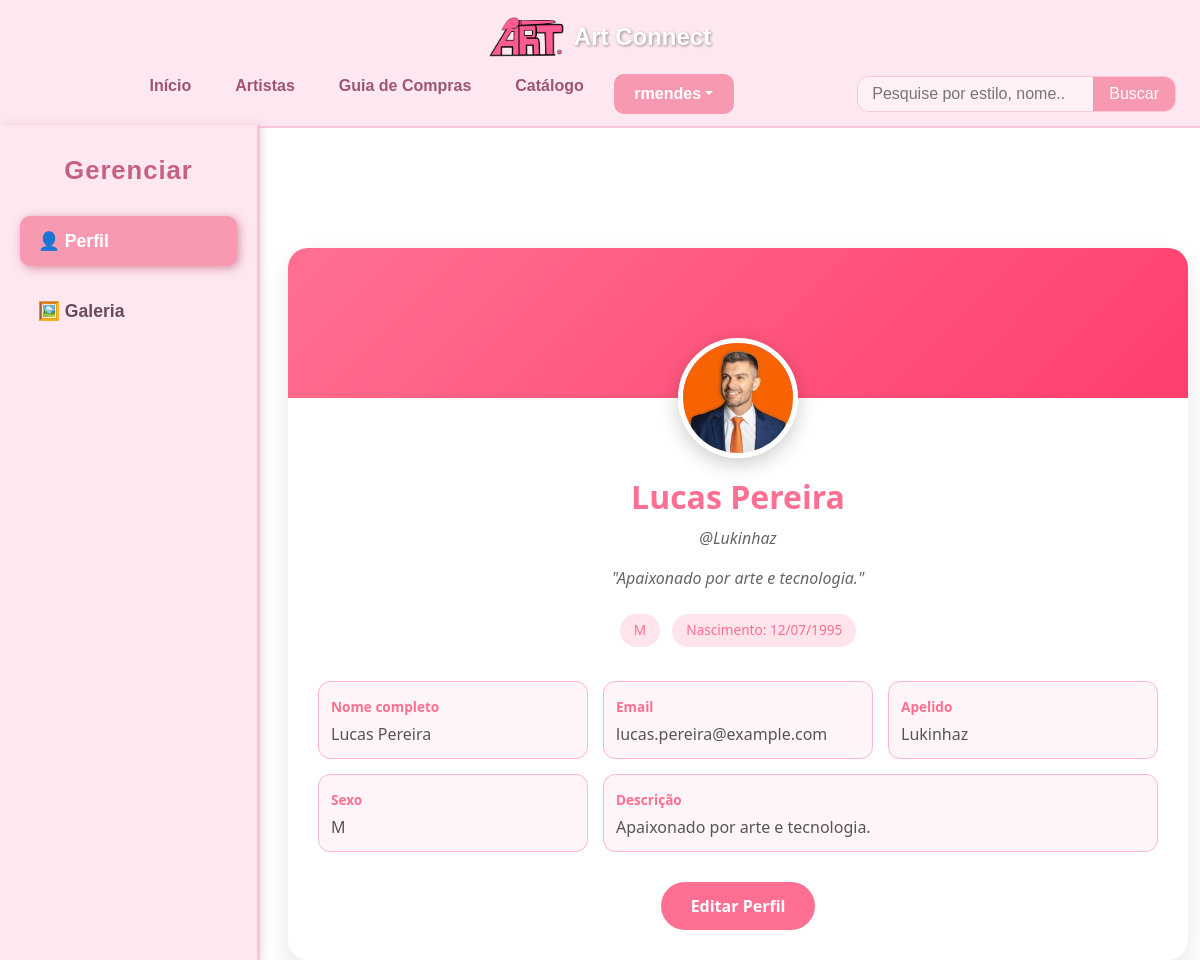
/usuarios/perfil/perfil/usuario.php (signed in), run on the app's committed database.
### tables this page shows
CREATE TABLE IF NOT EXISTS `usuarios` (
  `id` int(11) NOT NULL AUTO_INCREMENT,
  `nome` varchar(100) NOT NULL,
  `nome_social` varchar(100) DEFAULT NULL,
  `email` varchar(100) NOT NULL,
  `senha` varchar(255) NOT NULL,
  `tipo` bit(1) NOT NULL,
  `cpf` varchar(14) NOT NULL,
  `rg` varchar(20) DEFAULT NULL,
  `data_nascimento` date DEFAULT NULL,
  `foto` varchar(255) DEFAULT NULL,
  `status` bit(1) NOT NULL,
  `data_cadastro` datetime NOT NULL,
  `apelido` varchar(50) DEFAULT NULL,
  `sexo` char(1) DEFAULT NULL,
  `descricao` text DEFAULT NULL,
  `cidade` varchar(40) NOT NULL,
  `estado` char(2) NOT NULL,
  `rede_artista` int(11) DEFAULT NULL,
  PRIMARY KEY (`id`),
  UNIQUE KEY `unique_email` (`email`),
  UNIQUE KEY `unique_cpf` (`cpf`),
  KEY `fk_usuario_contato` (`rede_artista`)
);

### usuarios/perfil/perfil/usuario.php (the view, shortened to what this page needs)
<?php
require_once '../../../conexao.php';
$id_usuario = (isset($_GET['id']) && is_numeric($_GET['id'])) ? intval($_GET['id']) : $_SESSION['ID'];
$sql = "SELECT id, nome, apelido, foto, descricao, email, data_nascimento, sexo FROM usuarios WHERE id = $id_usuario LIMIT 1";
$resultado = mysqli_query($conexao, $sql);
$usuario = mysqli_fetch_assoc($resultado);
$data_nascimento_formatada = !empty($usuario['data_nascimento']) ? date('d/m/Y', strtotime($usuario['data_nascimento'])) : '';
$caminho_perfil = '../../../images/perfil/';
$placeholder = '../../../images/assets/img/placeholder-funcionario.png';
$foto_perfil = (!empty($usuario['foto']) && file_exists($caminho_perfil . $usuario['foto']))
               ? $caminho_perfil . $usuario['foto']
               : $placeholder;
?>
<!DOCTYPE html>
<html lang="pt-br">
<head>
  <link href="https://cdn.jsdelivr.net/npm/bootstrap@5.3.2/dist/css/bootstrap.min.css" rel="stylesheet" />
  <link rel="stylesheet" href="../../../css/perfil.css" />
</head>
<body>
  <?php include("../../topo.php"); ?>
  <div class="usuario container-usuario" style="padding-left: 16px;">
    <div class="painel-container">
      <?php include("../navegacao.php"); ?>
      <main class="container">
        <div class="perfil-wrapper">
          <div class="cover">
            <img src="<?= $foto_perfil ?>" alt="Foto de perfil" class="profile-pic" />
          </div>
          <div class="profile-body">
            <h2><?= htmlspecialchars($usuario['nome']) ?></h2>
            <p>@<?= htmlspecialchars($usuario['apelido']) ?></p>
            <?php if (!empty($usuario['descricao'])): ?>
              <p>"<?= htmlspecialchars($usuario['descricao']) ?>"</p>
            <?php endif; ?>
            <div class="badges">
              <span class="badge-custom"><?= htmlspecialchars($usuario['sexo']) ?></span>
              <?php if (!empty($usuario['data_nascimento'])): ?>
                <span class="badge-custom">Nascimento: <?= $data_nascimento_formatada ?></span>
              <?php endif; ?>
            </div>
            <div class="info-grid">
              <?php if ($id_usuario == $_SESSION['ID']): ?>
                <div class="info-item">
                  <label>Nome completo</label>
                  <span><?= htmlspecialchars($usuario['nome']) ?></span>
                </div>
                <div class="info-item">
                  <label>Email</label>
                  <span><?= htmlspecialchars($usuario['email']) ?></span>
                </div>
              <?php endif; ?>
              <div class="info-item">
                <label>Apelido</label>
                <span><?= htmlspecialchars($usuario['apelido']) ?></span>
              </div>
              <div class="info-item">
                <label>Sexo</label>
                <span><?= htmlspecialchars($usuario['sexo']) ?></span>
              </div>
              <?php if (!empty($usuario['descricao'])): ?>
                <div class="info-item" style="grid-column: span 2;">
                  <label>Descrição</label>
                  <span><?= htmlspecialchars($usuario['descricao']) ?></span>
                </div>
              <?php endif; ?>
            </div>
            <?php if ($id_usuario == $_SESSION['ID']): ?>
              <div class="edit-button">
                <a href="editar-perfil.php"><button>Editar Perfil</button></a>
              </div>
            <?php endif; ?>
          </div>
        </div>
      </main>
    </div>
  </div>
</body>
</html>

### css/perfil.css (style rules this page uses)
.perfil-wrapper { max-width: 960px; margin: 0 auto; background: white !important; border-radius: 20px !important; box-shadow: 0 10px 25px rgba(0, 0, 0, 0.1) !important; overflow: hidden !important; margin-top: 40px !important; }
.cover { background: linear-gradient(135deg, #ff6f91, #ff3e6c) !important; height: 150px !important; position: relative !important; display: flex !important; align-items: flex-end !important; justify-content: center !important; }
.profile-pic { position: absolute !important; bottom: -60px !important; width: 120px !important; height: 120px !important; border-radius: 50% !important; border: 5px solid white !important; object-fit: cover !important; box-shadow: 0 6px 20px rgba(0, 0, 0, 0.2) !important; transition: transform 0.3s ease !important; }
.profile-body { padding: 80px 30px 30px !important; text-align: center !important; }
.profile-body h2 { font-weight: 700 !important; color: #ff6f91 !important; }
.profile-body p { margin-top: 10px !important; color: #666 !important; font-style: italic !important; }
.badges { margin-top: 20px !important; }
.badge-custom { display: inline-block !important; background: #ffe4ec !important; color: #ff6f91 !important; padding: 6px 14px !important; border-radius: 999px !important; margin: 4px !important; font-size: 0.85rem !important; font-weight: 500 !important; }
.info-grid { margin-top: 30px !important; display: grid !important; grid-template-columns: repeat(auto-fit, minmax(220px, 1fr)) !important; gap: 15px !important; }
.info-item { background: #fff5f8 !important; border: 1px solid #ffb6c9 !important; border-radius: 12px !important; padding: 12px !important; text-align: left !important; }
.info-item label { font-weight: 600 !important; font-size: 0.85rem !important; color: #ff6f91 !important; }
.info-item span { display: block !important; margin-top: 4px !important; color: #555 !important; }
.edit-button { margin-top: 30px !important; }
.edit-button a button { background-color: #ff6f91 !important; color: white !important; border: none !important; padding: 12px 30px !important; border-radius: 30px !important; font-weight: 600 !important; transition: background 0.3s ease !important; }

### css/navegacao.css (style rules this page uses)
main, .container-usuario { margin-left: 260px; margin-top: 120px; box-sizing: border-box; transition: margin-left 0.3s ease; }

### data on the page
usuarios: foto (picture), nome "Lucas Pereira", apelido "Lukinhaz", descricao "Apaixonado por arte e tecnologia.", sexo "M", data_nascimento "12/07/1995", email "lucas.pereira@example.com"

### other printed values
$nome_usuario "rmendes"
